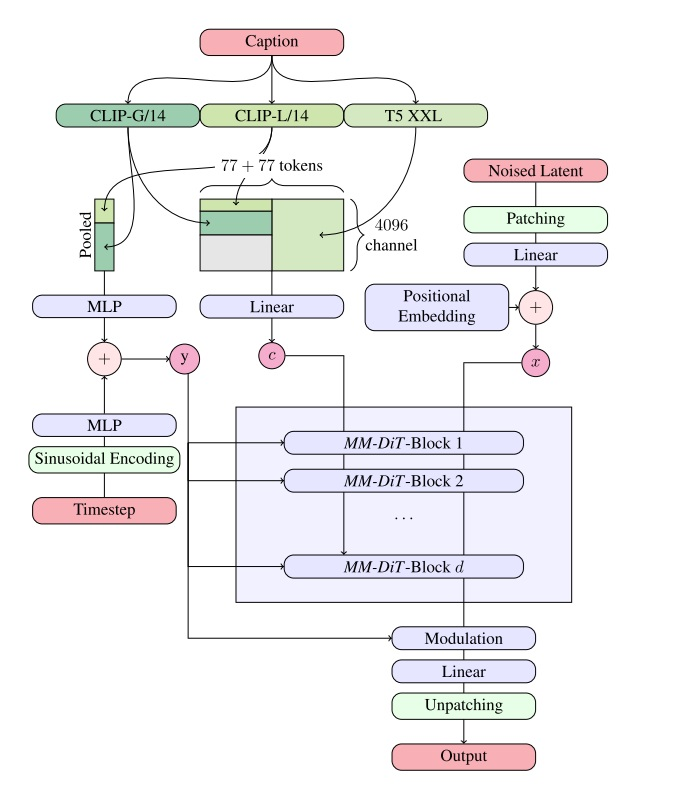
#> input picture ppdiffusers/examples/stable_diffusion/images/sd3-3.jpg, 685 x 797 px
$ python -i blip_process.py   (imports and definitions only)
#> lines starting #> are read from the running program, lines starting #| are printed output that depends on the picture
#> further down, picture is the input picture: shape (797, 685, 3); mean B, G, R 241.9, 240.4, 241.1
import paddle

"""
 Copyright (c) 2022, salesforce.com, inc.
 All rights reserved.
 SPDX-License-Identifier: BSD-3-Clause
 For full license text, see the LICENSE file in the repo root or https://opensource.org/licenses/BSD-3-Clause
"""
import cv2
import numpy as np

# from PIL import Image


class BaseProcessor:
    def __init__(self):
        self.transform = lambda x: x
        return

    def __call__(self, item):
        return self.transform(item)


class BlipImageBaseProcessor(BaseProcessor):
    # [6 lines left out: function __init__, not called in this run]


def identity_func(img):
    return img


def autocontrast_func(img, cutoff=0):
    """
    same output as PIL.ImageOps.autocontrast
    """
    n_bins = 256

    def tune_channel(ch):
        n = ch.size
#> n = 545945
        cut = cutoff * n // 100
#> cut = 0
        if cut == 0:
            high, low = ch.max(), ch.min()
#> high = 255; low = 0
        else:
            hist = cv2.calcHist([ch], [0], None, [n_bins], [0, n_bins])
            low = np.argwhere(np.cumsum(hist) > cut)
            low = 0 if tuple(low.shape)[0] == 0 else low[0]
            high = np.argwhere(np.cumsum(hist[::-1]) > cut)
            high = n_bins - 1 if tuple(high.shape)[0] == 0 else n_bins - 1 - high[0]
        if high <= low:
            table = np.arange(n_bins)
        else:
            scale = (n_bins - 1) / (high - low)
#> scale = 1
            offset = -low * scale
#> offset = 0
            table = np.arange(n_bins) * scale + offset
#> table = 256 values from 0 to 255
            table[table < 0] = 0
            table[table > n_bins - 1] = n_bins - 1
        table = table.clip(0, 255).astype(np.uint8)
        return table[ch]
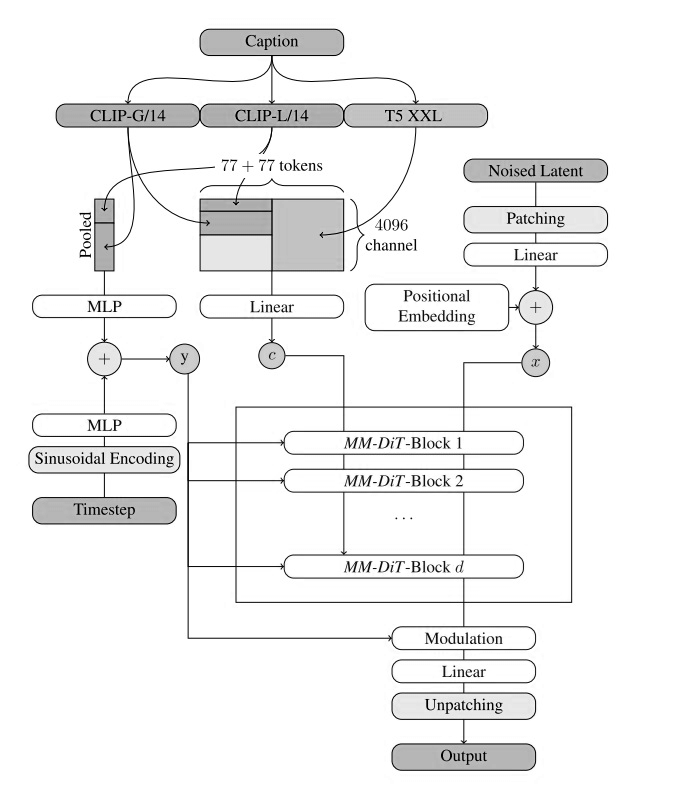
#> returned value: shape (797, 685); min 0, max 255, mean 241.9

    channels = [tune_channel(ch) for ch in cv2.split(img)]
#> in tune_channel (call 2), `return table[ch]`:
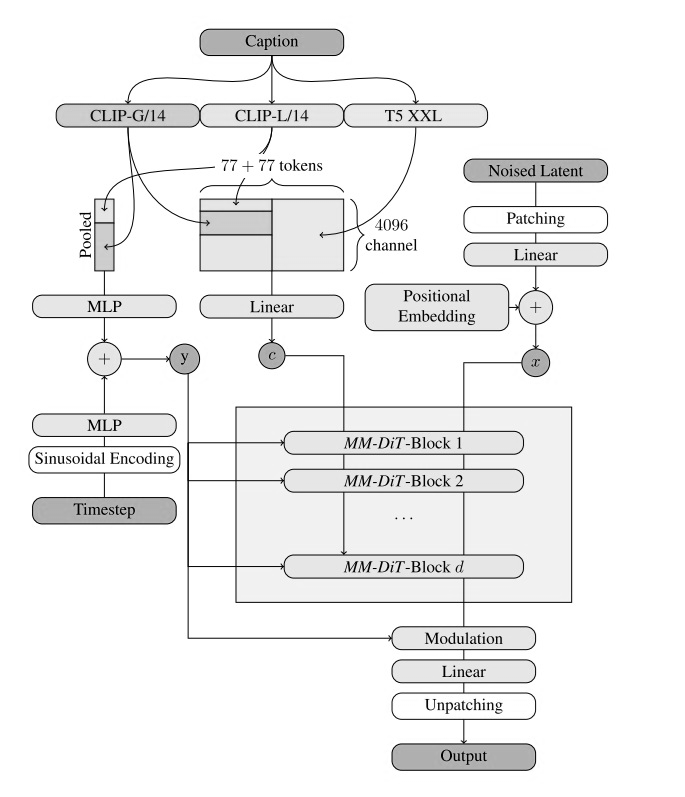
#> returned value: shape (797, 685); min 0, max 255, mean 240.4
#> in tune_channel (call 3), `return table[ch]`:
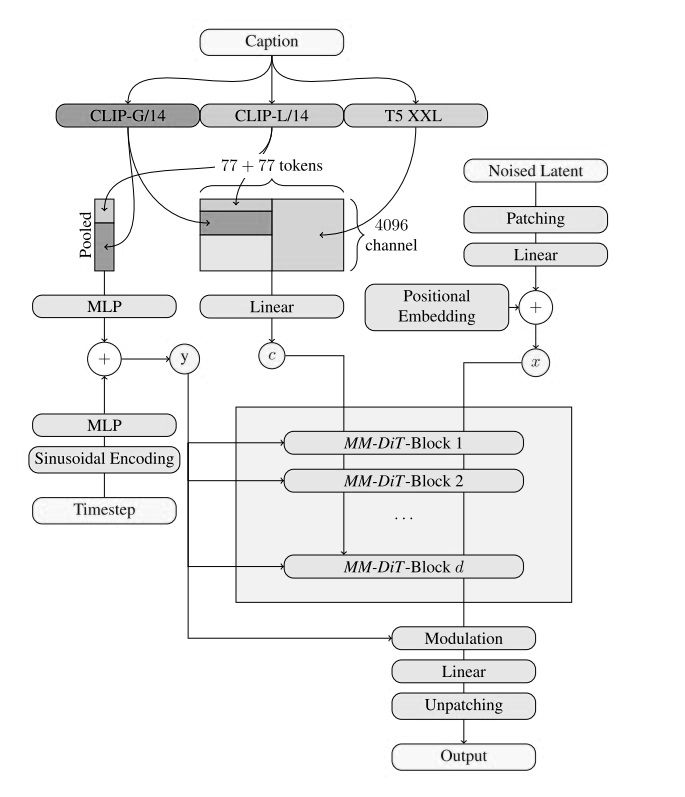
#> returned value: shape (797, 685); min 0, max 255, mean 241.1
#> channels = 3 items
    out = cv2.merge(channels)
    return out


# [149 lines left out: functions equalize_func, rotate_func, solarize_func, color_func, contrast_func, brightness_func and 7 more, not called in this run]


def enhance_level_to_args(MAX_LEVEL):
    def level_to_args(level):
        return (level / MAX_LEVEL * 1.8 + 0.1,)

    return level_to_args


def shear_level_to_args(MAX_LEVEL, replace_value):
    # [5 lines left out: function level_to_args, not called in this run]

    return level_to_args


def translate_level_to_args(translate_const, MAX_LEVEL, replace_value):
    # [5 lines left out: function level_to_args, not called in this run]

    return level_to_args


# [6 lines left out: function cutout_level_to_args, not called in this run]


def solarize_level_to_args(MAX_LEVEL):
    def level_to_args(level):
        level = int(level / MAX_LEVEL * 256)
        return (level,)

    return level_to_args


def none_level_to_args(level):
    return ()


def posterize_level_to_args(MAX_LEVEL):
    def level_to_args(level):
        level = int(level / MAX_LEVEL * 4)
        return (level,)

    return level_to_args


def rotate_level_to_args(MAX_LEVEL, replace_value):
    # [5 lines left out: function level_to_args, not called in this run]

    return level_to_args


func_dict = {
    "Identity": identity_func,
    "AutoContrast": autocontrast_func,
    "Equalize": equalize_func,
    "Rotate": rotate_func,
    "Solarize": solarize_func,
    "Color": color_func,
    "Contrast": contrast_func,
    "Brightness": brightness_func,
    "Sharpness": sharpness_func,
    "ShearX": shear_x_func,
    "TranslateX": translate_x_func,
    "TranslateY": translate_y_func,
    "Posterize": posterize_func,
    "ShearY": shear_y_func,
}
translate_const = 10
MAX_LEVEL = 10
replace_value = 128, 128, 128
arg_dict = {
    "Identity": none_level_to_args,
    "AutoContrast": none_level_to_args,
    "Equalize": none_level_to_args,
    "Rotate": rotate_level_to_args(MAX_LEVEL, replace_value),
    "Solarize": solarize_level_to_args(MAX_LEVEL),
    "Color": enhance_level_to_args(MAX_LEVEL),
    "Contrast": enhance_level_to_args(MAX_LEVEL),
    "Brightness": enhance_level_to_args(MAX_LEVEL),
    "Sharpness": enhance_level_to_args(MAX_LEVEL),
    "ShearX": shear_level_to_args(MAX_LEVEL, replace_value),
    "TranslateX": translate_level_to_args(translate_const, MAX_LEVEL, replace_value),
    "TranslateY": translate_level_to_args(translate_const, MAX_LEVEL, replace_value),
    "Posterize": posterize_level_to_args(MAX_LEVEL),
    "ShearY": shear_level_to_args(MAX_LEVEL, replace_value),
}


class RandomAugment(object):
    # [8 lines left out: function __init__, not called in this run]

    def get_random_ops(self):
        sampled_ops = np.random.choice(self.augs, self.N)
        return [(op, 0.5, self.M) for op in sampled_ops]

    # [10 lines left out: function __call__, not called in this run]


class VideoRandomAugment(object):
    # [9 lines left out: function __init__, not called in this run]

    def get_random_ops(self):
        sampled_ops = np.random.choice(self.augs, self.N, replace=False)
        return [(op, self.M) for op in sampled_ops]

    # [17 lines left out: functions __call__, _aug, not called in this run]


class BlipImageTrainProcessor(BlipImageBaseProcessor):
    # [12 lines left out: function __init__, not called in this run]

    def __call__(self, item):
        return self.transform(item)


class BlipImageEvalProcessor(BlipImageBaseProcessor):
    # [9 lines left out: function __init__, not called in this run]

    def __call__(self, item):
        return self.transform(item)

>>> import cv2
>>> picture = cv2.imread('../../../../../ppdiffusers/examples/stable_diffusion/images/sd3-3.jpg')
>>> result = autocontrast_func(picture)
